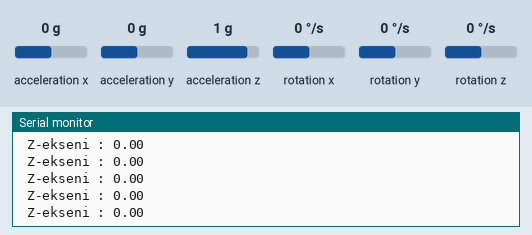
Simulated run of this sketch. Board: Arduino Uno, built with avr-gcc and run on an emulated ATmega328P. Shown: the last lines printed to the serial monitor. Inputs (shaded band) come from the test bench; at power-on: rotation z 0 °/s, acceleration x 0 g, acceleration y 0 g, acceleration z 1 g, rotation x 0 °/s, rotation y 0 °/s.

Above: at 4.2 s.
4.3 s: rotation z set to 192 °/s
At 5.3 s:
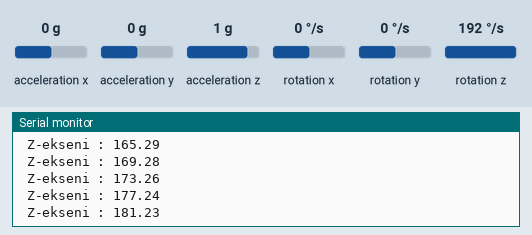
7.3 s: rotation z set to -192 °/s
At 8.1 s:
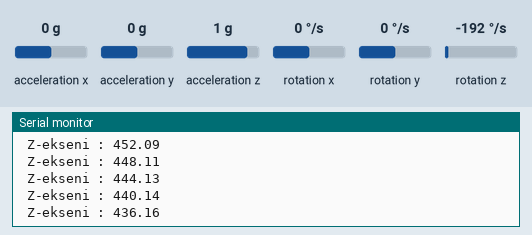
11.8 s: rotation z set to 100 °/s
At 12.7 s:
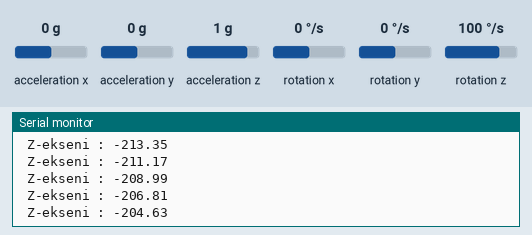
14.8 s: rotation z set to -100 °/s
At 15.5 s:
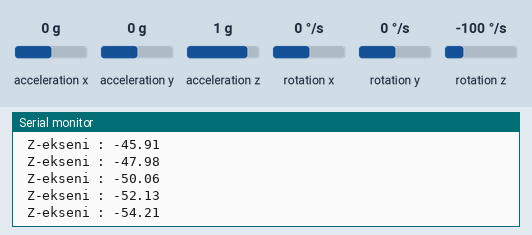
Timing chart, 0 to 17.8 s (numbered marks = the images above; inputs shaded):
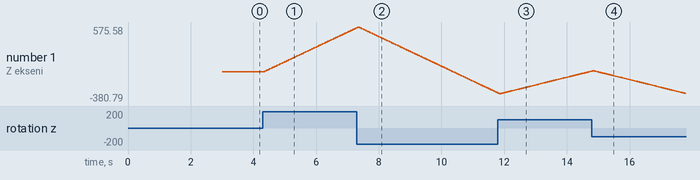

Measured:
- after the input at 4.3 s, the serial monitor: prints a new line after 0.07 s (image 1)
- plotted number 1: 0 → 563.63 after the input at 4.3 s

The sketch:

mpu6050.ino
```cpp
#include <MPU6050_tockn.h>
#include <Wire.h>
MPU6050 mpu6050(Wire);

void setup() {
  Serial.begin(9600);
  Wire.begin();
  mpu6050.begin();
  mpu6050.calcGyroOffsets(true);
}
void loop() {
  mpu6050.update();
  Serial.print("\ Z-ekseni : ");
  Serial.println(mpu6050.getAngleZ());
}
```
